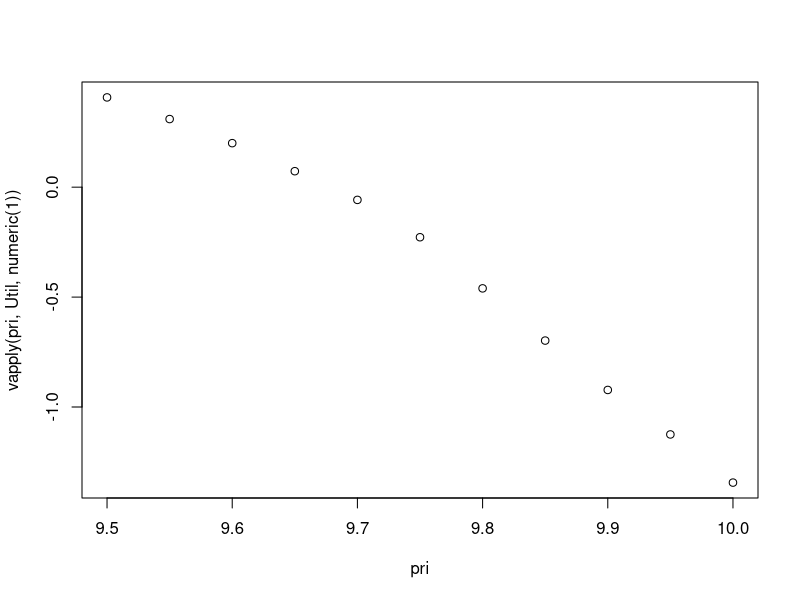

Source code (R):
Util <- function(pri)
{
  wp <- function(cpf)
  {
    pow <- 0.65
    
    (cpf^pow)/((cpf^pow+(1-cpf)^pow)^(1/pow))
  }
  
  valFun <- function(x)
  {
    if(x>=0)
    {
      result <- x^0.88
    }
    else
    {
      result <- -2.25*(-x)^0.88
    }
    result
  }
  payoff <- (9.7-pri)*exp(-lmb)
  outcomes <- rnorm(1000,mean=payoff,sd=stdv*dt)
  profits <- outcomes[outcomes >= 0]
  losses <- outcomes[outcomes < 0]
  probGain <- 1 - pnorm(profits,mean=payoff,sd=stdv*dt)
  probGain <- probGain/sum(probGain)
  probLosses <- pnorm(losses,mean=payoff,sd=stdv*dt)
  probLosses <- probLosses/sum(probLosses)
  weightedProbGains <- vapply(probGain,wp,numeric(1))
  weightedProbLosses <- vapply(probLosses,wp,numeric(1))
  distortedGains <- vapply(profits,valFun,numeric(1))
  distortedLosses <- vapply(losses,valFun,numeric(1))
  beta*(sum(weightedProbGains*distortedGains)+sum(weightedProbLosses*distortedLosses))
}
lmb <- 2
dt <- 0.01
pf <- 10
pri <- seq(9.5,10,0.05)
stdv <- 0.5
conf <- 1
beta <- 1
plot(pri,vapply(pri, Util, numeric(1)))